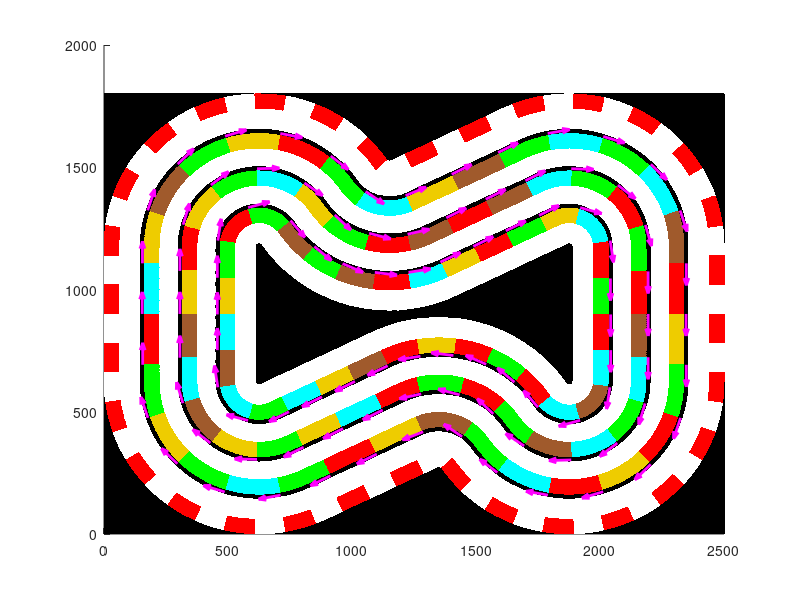

This chart was generated by the following MATLAB code:
close all;
clear all;

load('PolygonColorData.mat')

fig = figure;
set(fig, 'Position', [1600 -150 25*60 18*60]); %% matej
hold on;

% Draw polygon colors
colorMap = BarvnaLestvicaRGB/255;
xS = 1;
xF = 2500;
yS = 1;
yF = 1800;

xGrid = repmat(xS:xF,yF-yS+1,1);
yGrid = repmat(yS:yF,xF-xS+1,1)';

for idx = 1:length(BarvnaLestvicaRGB)
    bool = (PolygonMapColors(yS:yF,xS:xF) == idx);
    xDraw = xGrid(bool);
    yDraw = yGrid(bool);
    plot(xDraw, yDraw, 'Color', colorMap(idx,:), 'Marker', '.', 'LineStyle', 'none', 'MarkerSize', 1);
end


%% Compte Star Pose
% StartPose = struct('x',0,...
%                    'y',0,...
%                    'fi',0);
% 
%                
% StartPos = [];
% load('StartPos');
% 
% StartPose = [];
% for i = 1:length(StartPos)
%     x = StartPos(i).x;
%     y = StartPos(i).y;
%     fi = getInitialPointsAngle(x, y);
%     
%     StartPose1.x = x;
%     StartPose1.y = y;
%     StartPose1.fi = fi;
%     
%     StartPose = [StartPose StartPose1];
%     r = 100;
%     
% %     plot(x,y,'m+','LineWidth',2, 'MarkerSize', 15);
% %     plot([x; x+r*cos(fi)], [y; y+r*sin(fi)], 'm-','LineWidth',2)
%     
%     quiver(x,y,r*cos(fi),r*sin(fi),'m','LineWidth',2)
% end
% 
% 
% save('StartPose.mat', 'StartPose');


%% Show Start Pose
clear all;
load('StartPose');

for i = 1:length(StartPose)
    x = StartPose(i).x;
    y = StartPose(i).y;
    fi = StartPose(i).fi;
    
    r = 100;
    quiver(x,y,r*cos(fi),r*sin(fi),'m','LineWidth',2)
end














